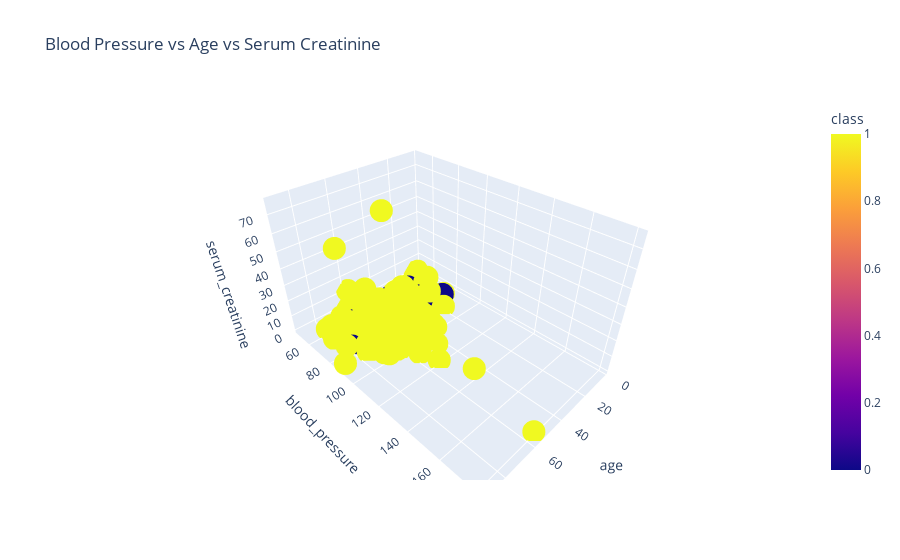

The notebook cell this image was saved under:
### Code cell
#3d plt
fig = px.scatter_3d(df, x= "age", y="blood_pressure", z="serum_creatinine", color="class", title = "Blood Pressure vs Age vs Serum Creatinine")
fig.show()

### Figure 1 — Plotly figure (JSON) as saved in the notebook; plotly's stock layout.template omitted (floating-point values rounded to 4 significant figures; data arrays with more than 128 entries replaced by an {"elided": "..."} marker saying what was removed)
{"data": [{"hovertemplate": "age=%{x}<br>blood_pressure=%{y}<br>serum_creatinine=%{z}<br>class=%{marker.color}<extra></extra>", "legendgroup": "", "marker": {"color": {"elided": "400 int values"}, "coloraxis": "coloraxis", "symbol": "circle"}, "mode": "markers", "name": "", "scene": "scene", "showlegend": false, "type": "scatter3d", "x": {"elided": "400 float values"}, "y": {"elided": "400 float values"}, "z": {"elided": "400 float values"}}], "layout": {"coloraxis": {"colorbar": {"title": {"text": "class"}}, "colorscale": [[0, "#0d0887"], [0.1111, "#46039f"], [0.2222, "#7201a8"], [0.3333, "#9c179e"], [0.4444, "#bd3786"], [0.5556, "#d8576b"], [0.6667, "#ed7953"], [0.7778, "#fb9f3a"], [0.8889, "#fdca26"], [1, "#f0f921"]]}, "legend": {"tracegroupgap": 0}, "scene": {"domain": {"x": [0, 1], "y": [0, 1]}, "xaxis": {"title": {"text": "age"}}, "yaxis": {"title": {"text": "blood_pressure"}}, "zaxis": {"title": {"text": "serum_creatinine"}}}, "title": {"text": "Blood Pressure vs Age vs Serum Creatinine"}}}
